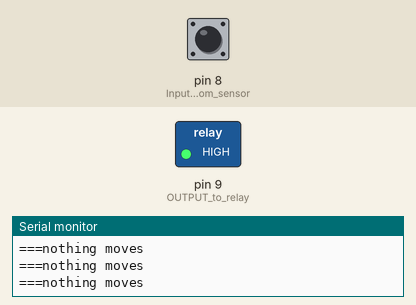
A sketch run on a simulated Arduino Uno, built with avr-gcc and run on an emulated ATmega328P. Parts: switched loads named in the sketch (green lamp = pin HIGH), the last lines printed to the serial monitor. Dashed ring = blinking. The test bench sets the inputs (shaded band); at power-on: pin 8 (Input_from_sensor) LOW.

Above: at 1.2 s.
1.3 s: pin 8 (Input_from_sensor) driven HIGH
At 2.5 s:
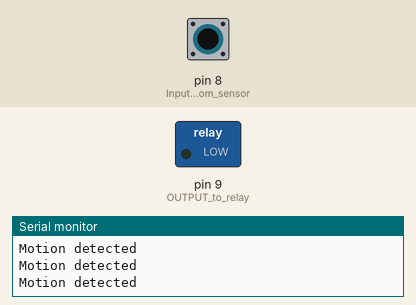
2.8 s: pin 8 (Input_from_sensor) driven LOW
At 3.9 s:
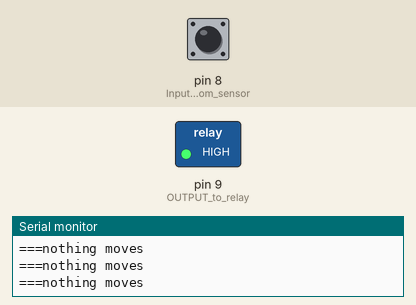
5.8 s: pin 8 (Input_from_sensor) pulsed HIGH 2 times (0.12 s each, 0.3 s apart)
At 6.03 s:
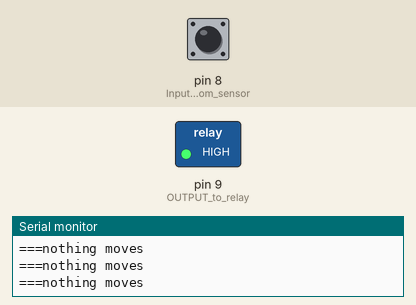
9.4 s: pin 8 (Input_from_sensor) pulsed HIGH 5 times (0.12 s each, 0.3 s apart)
At 11.4 s:
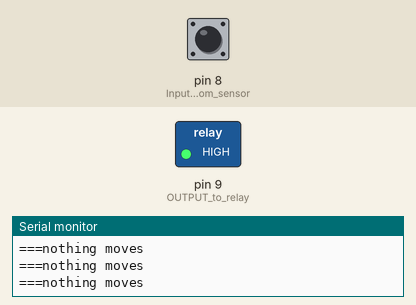
Timing chart, 0 to 12.9 s (numbered marks = the images above; inputs shaded):
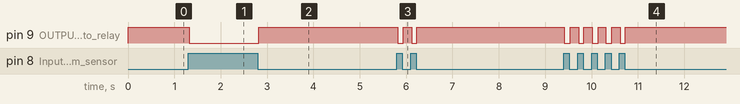

The sketch:

PIR_Motion_Sensor.ino
```cpp
void setup() {
  Serial.begin(9600);// setup Serial Monitor to display information
  pinMode(8, INPUT);// Input from sensor
  pinMode(9, OUTPUT);// OUTPUT to relay
}

void loop() {
  int motion =digitalRead(8);
  if(motion){
    Serial.println("Motion detected");
    digitalWrite(9,LOW);
  }else{
     Serial.println("===nothing moves");
     digitalWrite(9,HIGH);
  }
  delay(10);

}
```

Measured:
- after the input at 1.3 s, pin 9 (OUTPUT_to_relay): HIGH → LOW at once
- after the input at 2.8 s, pin 9 (OUTPUT_to_relay): LOW → HIGH at once
- after the input at 5.8 s, pin 9 (OUTPUT_to_relay): alternates HIGH for 0.19 s and LOW for 0.12 s, 4 changes in all, then stays HIGH, starting at once
- after the input at 9.4 s, pin 9 (OUTPUT_to_relay): alternates HIGH for 0.19 s and LOW for 0.12 s, 10 changes in all, then stays HIGH, starting at once
